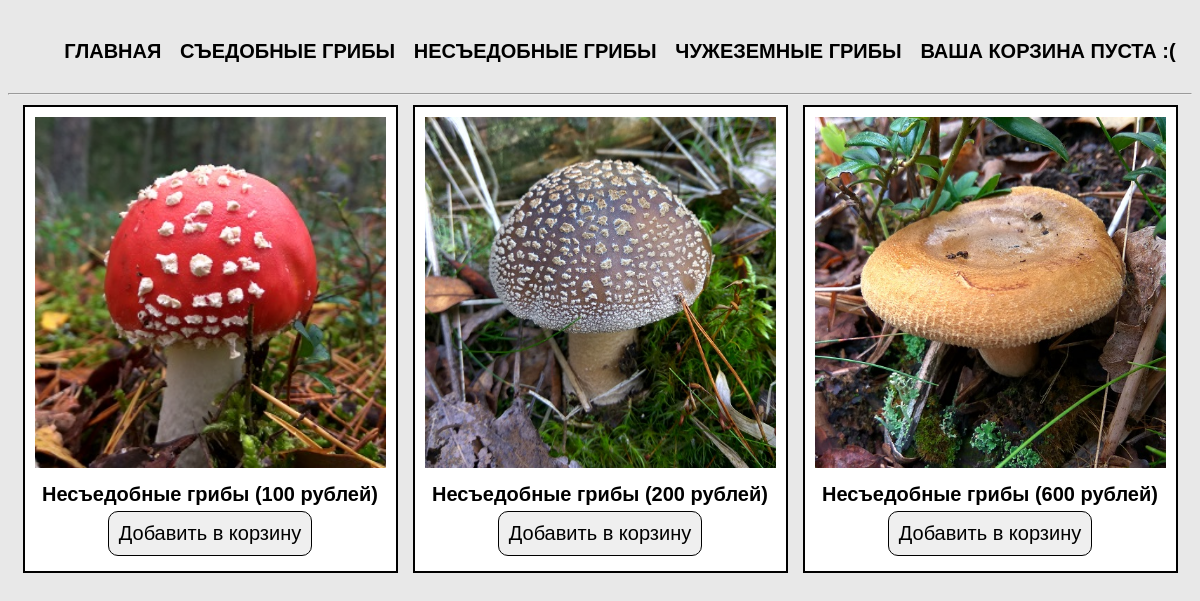
The page /index.php?cat=poisonous on the database its author committed.
### tables this page shows
CREATE TABLE `cats` (
  `id` int(11) NOT NULL,
  `name` varchar(50) NOT NULL,
  `rus_name` varchar(50) NOT NULL
);

CREATE TABLE `products` (
  `id` int(11) NOT NULL,
  `title` varchar(50) NOT NULL,
  `cat_id` int(11) NOT NULL,
  `price` int(11) NOT NULL,
  `rus_name` varchar(50) NOT NULL,
  `img` varchar(50) NOT NULL,
  `descr` text NOT NULL
);

### index.php (the view, shortened to what this page needs)
<?php
    require_once 'parts/header.php';
    if (isset($_GET['cat'])){
        $currentCat = $_GET['cat'];
        $products = $connect->query("SELECT * FROM products
                                     JOIN cats ON cat_id=cats.id AND name='$currentCat'");
        $products = $products->fetchAll(PDO::FETCH_ASSOC);
    } else {
        $products = $connect->query("SELECT * FROM products");
        $products = $products->fetchAll(PDO::FETCH_ASSOC);
    }
?>
    <div class="main">
        <?
        if ($products){
            foreach ($products as $product) { ?>
                <div class="card">
                    <a href="product.php?product=<?=$product['title'] ?>">
                        <img src="img/<?= $product['img']?>" alt="<?= $product['title']?>">
                    </a>
                    <div class="label"><?= $product['rus_name']?> (<?= $product['price']?> рублей)</div>
                    <?php require ('parts/add-form.php'); ?>
                </div>
            <? };
        } else {
            echo  "<h1 style='text-align: center'>";
            echo 'Данной категории товаров не существует!<br> Выберите другую категорию в меню.';
            echo "</h1>";
        };
        ?>
    </div>
</body>
</html>

### parts/header.php (shortened to what this page needs)
<?php
    require_once 'db/db.php';
    $cats = $connect->query("SELECT * FROM cats");
    $cats = $cats->fetchAll(PDO::FETCH_ASSOC);
?>
<!doctype html>
<html lang="ru">
<head>
    <link rel="stylesheet" href="css/style.css">
</head>
<body>
<nav>
    <ul>
        <li><a href="index.php">Главная</a></li>
        <? foreach ($cats as $cat) {?>
        <li><a href="index.php?cat=<? echo $cat['name']?>"><? echo $cat['rus_name']; ?></a></li>
        <? } ?>
        <li><?php
            if ($_SESSION['totalQuantity']){ ?>
                <a href="cart.php">Корзина <span style="font-weight: 300">(Товаров: <?= $_SESSION['totalQuantity']?> на сумму <?= $_SESSION['totalPrice']?> руб)</span></a>
            <?php } else { ?>
            <a href="#">Ваша корзина пуста :(</a>
            <?php } ?>
        </li>
    </ul>
</nav>
<hr>

### parts/add-form.php (shortened to what this page needs)
<form action="actions/add.php" method="post">
    <input type="submit" value="Добавить в корзину">
</form>

### css/style.css (style rules this page uses)
* { font-family: 'Arial', sans-serif; font-size: 20px; }
body { margin-top: 20px; background-color: #e8e8e8; }
a { text-decoration: none; text-transform: uppercase; color: #000000; -webkit-transition: all .3s; -moz-transition: all .3s; -ms-transition: all .3s; -o-transition: all .3s; transition: all .3s; }
input, button { margin: 5px auto; border: none; padding: 10px; -webkit-transition: all .3s; -moz-transition: all .3s; -ms-transition: all .3s; -o-transition: all .3s; transition: all .3s; }
input[type=submit], button { -webkit-border-radius: 10px; -moz-border-radius: 10px; border-radius: 10px; border: 1px solid black; display: block; cursor: pointer; }
label, .label { margin-top: 10px; font-weight: 700; }
img { width: 100%; }
.main, nav { width: 1170px; margin: auto; display: flex; flex-wrap: wrap; justify-content: space-around; }
nav ul { display: flex; list-style: none; width: 100%; justify-content: space-around; font-weight: 700; }
.card { margin-bottom: 15px; width: 30%; padding: 10px; border: 2px solid black; text-align: center; background-color: #fff; }

### rows shown on the page
cats: rus_name "СЪЕДОБНЫЕ ГРИБЫ"
cats: rus_name "НЕСЪЕДОБНЫЕ ГРИБЫ"
cats: rus_name "ЧУЖЕЗЕМНЫЕ ГРИБЫ"
products: img+title (picture), cat.rus_name "Несъедобные грибы", price "100"
products: img+title (picture), cat.rus_name "Несъедобные грибы", price "200"
products: img (picture), cat.rus_name "Несъедобные грибы", price "600"
